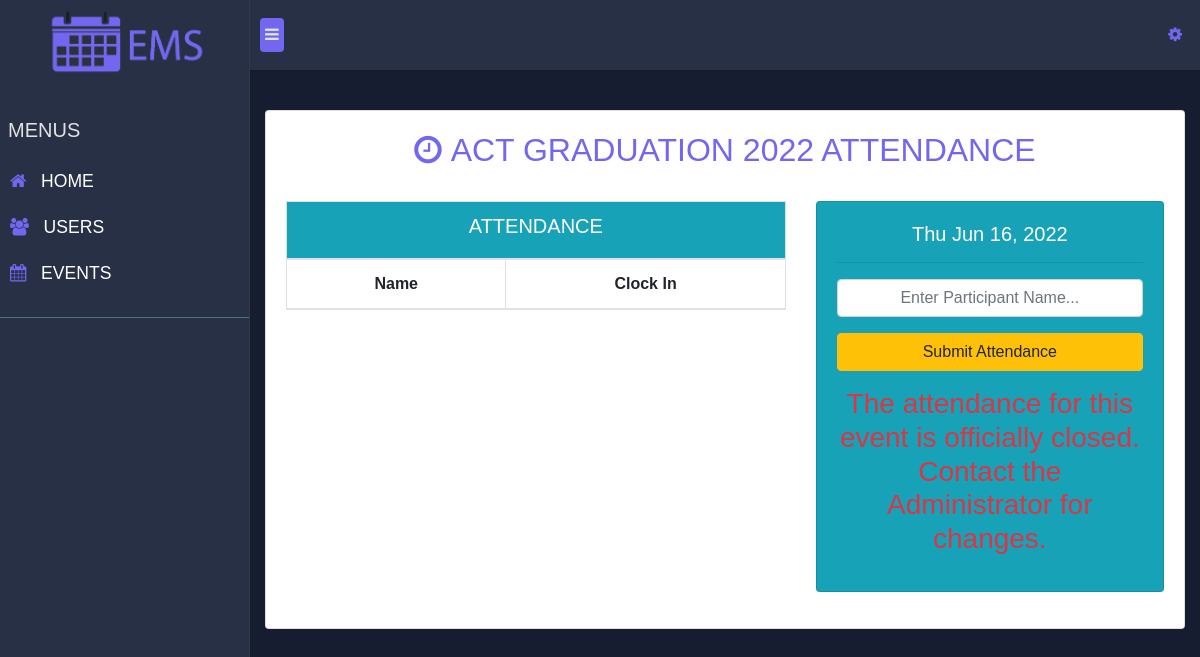
Page /junks/attendance.php?id=4 (signed in) on the earlier database version.
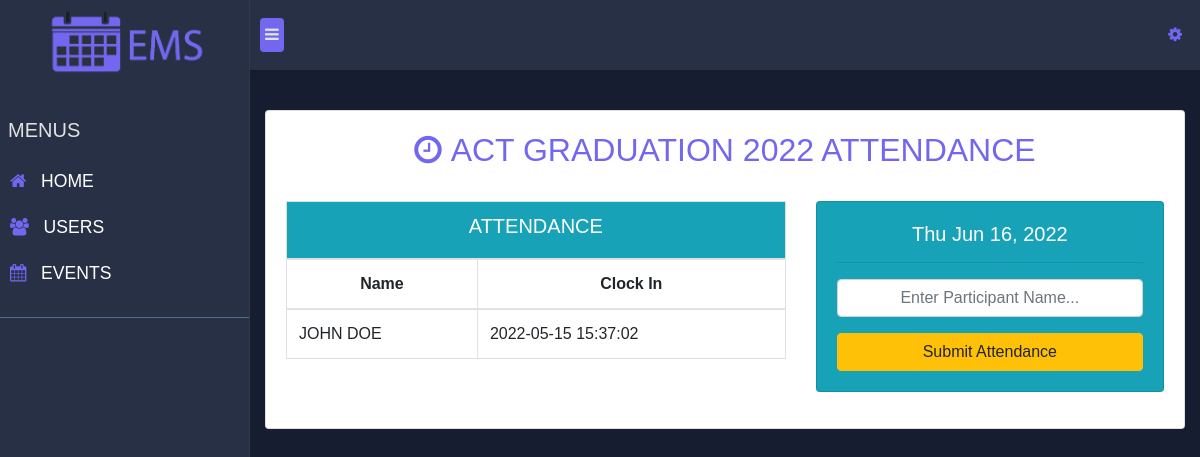
Same page on the later database version.
### tables this page shows
CREATE TABLE `tblparticipantsattendance` (
  `attendanceId` int(11) NOT NULL,
  `eventId` int(11) NOT NULL,
  `participantName` varchar(150) NOT NULL,
  `ClockIn` datetime NOT NULL
);

### junks/attendance.php (the view, shortened to what the changed rows need)
<!DOCTYPE html>
<html lang="en">
<head>
    <link rel="stylesheet" href="/CanoEMS/assets/css/bootstrap/css/bootstrap.min.css">
    <link rel="stylesheet" href="/CanoEMS/assets/css/index.css">
    <link rel="stylesheet" href="/CanoEMS/assets/css/nav.css">
    <link rel="stylesheet" href="https://cdnjs.cloudflare.com/ajax/libs/font-awesome/4.7.0/css/font-awesome.min.css">
</head>
<body>
    <?php
    $path = $_SERVER['DOCUMENT_ROOT'];
    include_once($path . "/CanoEMS/db/config.php");
    $event_id = $_GET["id"];
    $result = mysqli_query($db, "SELECT * FROM `tblevent` where event_id = " . $event_id);
    $resultEvent = mysqli_fetch_all($result, MYSQLI_ASSOC);
    $resultAttendance = mysqli_query($db, "SELECT * FROM `tblparticipantsattendance` where eventId = " . $event_id);
    ?>
    <div class="wrapper">
        <div class="content w-100 backgroundDarkerColor">
            <div class="container-fluid">
                <div class="content-wrapper p-0">
                    <div class="row">
                        <div class="col-sm-12">
                            <div class="card mb-5">
                                <div class="card-body">
                                <h2 class="textUserColor text-center"><i class="fa fa-clock-o"></i>&nbsp;<?php echo $resultEvent[0]["event_title"] ?> ATTENDANCE</h2><br>
                                    <div class="row">
                                        <div class="col-md-7">
                                            <table class="table table-bordered" id="attendanceTbl">
                                                <thead>
                                                    <tr class="bg-info text-white"><td colspan="3"><h5 class="text-center">ATTENDANCE</h5></td></tr>
                                                    <tr>
                                                        <th class="text-center">Name</th>
                                                        <th class="text-center">Clock In</th>
                                                    </tr>
                                                </thead>
                                                <tbody>
                                                <?php
                                                        while ($rowz = $resultAttendance->fetch_assoc()) {
                                                            echo "
                                                        <tr>
                                                            <td ref='" . $rowz['participantName'] . "'>" . $rowz['participantName'] . "</td>
                                                            <td ref='" . $rowz['ClockIn'] . "'>" . $rowz['ClockIn'] . "</td>
                                                        </tr>";
                                                        }
                                                        ?>
                                                </tbody>
                                            </table>
                                        </div>
                                    </div>
                                </div>
                            </div>
                        </div>
                    </div>
                </div>
            </div>
        </div>
    </div>
</body>
</html>

Differences in the rows shown:
added tblparticipantsattendance: participantName "JOHN DOE", ClockIn "2022-05-15 15:37:02"
